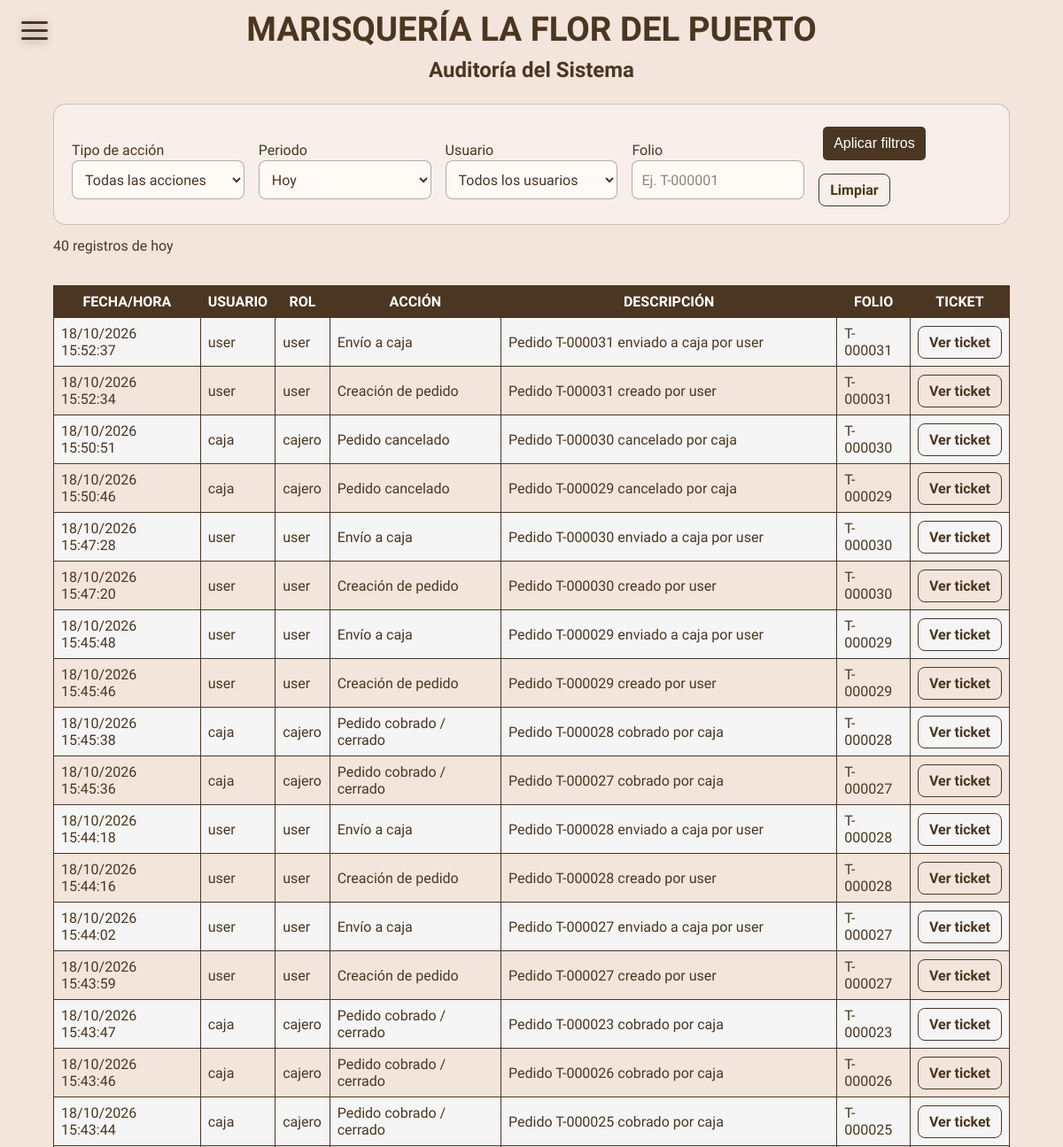
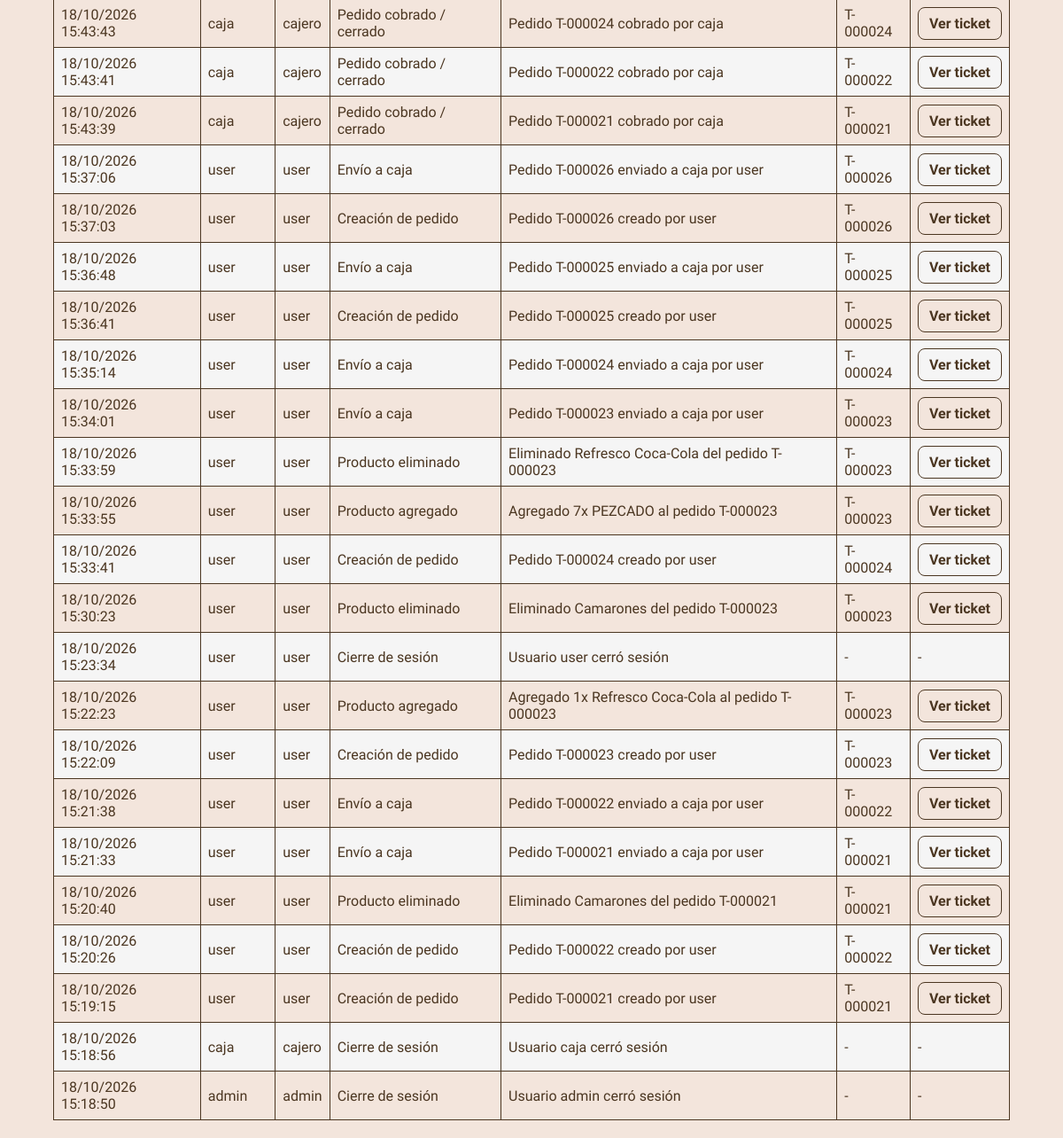
The app's page /auditoria (signed in) with its own data (2 pictures, top to bottom).
### models.py (models this page shows)
class Auditoria(db.Model):
    id = db.Column(db.Integer, primary_key=True)
    usuario_id = db.Column(db.String(80), nullable=False)
    usuario_nombre = db.Column(db.String(80), nullable=False)
    rol = db.Column(db.String(80), nullable=False)
    accion = db.Column(db.String(100), nullable=False)
    descripcion = db.Column(db.Text, nullable=True)
    fecha_hora = db.Column(db.DateTime, default=datetime.now)
    pedido_id = db.Column(db.Integer, db.ForeignKey('pedidos.id'), nullable=True)
    pedido = db.relationship('Pedidos', lazy='joined')

class Pedidos(db.Model):
    id = db.Column(db.Integer, primary_key=True)
    folio = db.Column(db.String(20), unique=True, nullable=True)
    estado = db.Column(db.String(20), default='ABIERTA')  # ABIERTA, ENVIADA_A_CAJA, COBRADA, CANCELADA
    state = db.Column(db.String(20), default='pendiente')  # Mantener por compatibilidad
    fecha = db.Column(db.DateTime, default=datetime.now)
    fecha_cobro = db.Column(db.DateTime, nullable=True)
    products = db.Column(db.JSON)
    total = db.Column(db.Float)
    usuario_id = db.Column(db.String(80), db.ForeignKey('users.username'), nullable=False)
    cajero_id = db.Column(db.String(80), db.ForeignKey('users.username'), nullable=True)

### app.py (the view)
        def wrapped(*args, **kwargs):
            if 'username' not in session:
                return redirect(url_for('login'))
            if session.get('tipo_usuario') not in allowed_roles:
                flash('No tienes permiso para acceder a esta página', 'error')
                return redirect(url_for('index'))
            return f(*args, **kwargs)

### app.py (called while the page is built)
def role_required(*allowed_roles):
    def decorator(f):
        def wrapped(*args, **kwargs):
            if 'username' not in session:
                return redirect(url_for('login'))
            if session.get('tipo_usuario') not in allowed_roles:
                flash('No tienes permiso para acceder a esta página', 'error')
                return redirect(url_for('index'))
            return f(*args, **kwargs)
        wrapped.__name__ = f.__name__
        return wrapped
    return decorator

### templates/auditoria.html (shortened to what this page needs)
{% extends 'base.html' %}
{% block content %}
    <h2 style="text-align: center;">Auditoría del Sistema</h2>
    <form class="auditoria-filtros" method="GET" action="{{ url_for('auditoria') }}">
        <div>
            <label for="auditoriaAccion">Tipo de acción</label>
            <select id="auditoriaAccion" name="accion">
                <option value="">Todas las acciones</option>
            </select>
        </div>
        <div>
            <label for="auditoriaPeriodo">Periodo</label>
            <select id="auditoriaPeriodo" name="periodo" onchange="actualizarFechasAuditoria()">
                <option value="hoy" {% if filtros.periodo == 'hoy' %}selected{% endif %}>Hoy</option>
            </select>
        </div>
        <div>
            <label for="auditoriaUsuario">Usuario</label>
            <select id="auditoriaUsuario" name="usuario">
                <option value="">Todos los usuarios</option>
            </select>
        </div>
        <div>
            <label for="auditoriaFolio">Folio</label>
            <input type="search" id="auditoriaFolio" name="folio" value="{{ filtros.folio }}" placeholder="Ej. T-000001">
        </div>
        <div class="auditoria-filtros__acciones">
            <button class="btn" type="submit">Aplicar filtros</button>
            <a class="auditoria-ver-ticket" href="{{ url_for('auditoria') }}">Limpiar</a>
        </div>
    </form>
    <p class="auditoria-resultado">{{ registros|length }} registros{% if filtros.periodo == 'hoy' %} de hoy{% endif %}</p>
    <div style="width: 90%; margin: 0 auto; overflow-x: auto;">
        <table style="width: 100%;">
            <thead>
                <tr>
                    <th>Fecha/Hora</th>
                    <th>Usuario</th>
                    <th>Rol</th>
                    <th>Acción</th>
                    <th>Descripción</th>
                    <th>Folio</th>
                    <th>Ticket</th>
                </tr>
            </thead>
            <tbody>
                {% for registro in registros %}
                <tr>
                    <td>{{ registro.fecha_hora.strftime('%d/%m/%Y %H:%M:%S') }}</td>
                    <td>{{ registro.usuario_nombre }}</td>
                    <td>{{ registro.rol }}</td>
                    <td>{{ etiquetas.get(registro.accion, registro.accion) }}</td>
                    <td>{{ registro.descripcion if registro.descripcion else '-' }}</td>
                    <td>
                        {% if registro.pedido %}
                            {{ registro.pedido.folio or registro.pedido.id }}
                        {% else %}
                            -
                        {% endif %}
                    </td>
                    <td>
                        {% if registro.pedido %}
                            <a class="auditoria-ver-ticket" href="{{ url_for('ticket_auditoria', pedido_id=registro.pedido_id) }}" target="_blank" rel="noopener">Ver ticket</a>
                        {% else %}
                            -
                        {% endif %}
                    </td>
                </tr>
                {% endfor %}
            </tbody>
        </table>
    </div>
{% endblock %}

### static/css/base.css (style rules this page uses)
* { margin: 0; padding: 0; box-sizing: border-box; }
html { scroll-behavior: smooth; }
body { --bg-color: #4b3621; --text-color: #fff; background-color: #f3e5dc; font-family: 'Montserrat', sans-serif; color: #4b3621; display: block; }
.auditoria-ver-ticket { display: inline-block; padding: 8px 12px; border: 1px solid #4b3621; border-radius: 8px; color: #4b3621; text-decoration: none; font-weight: 600; white-space: nowrap; }
.auditoria-filtros { width: 90%; margin: 24px auto 12px; padding: 20px; display: grid; grid-template-columns: repeat(auto-fit, minmax(min(100%, 190px), 1fr)); gap: 16px; align-items: end; border: 1px solid rgba(75, 54, 33, 0.25); border-radius: 14px; background: rgba(255, 255, 255, 0.4); }
.auditoria-filtros input, .auditoria-filtros select { width: 100%; min-height: 44px; padding: 10px; border: 1px solid rgba(75, 54, 33, 0.4); border-radius: 8px; background: #fffaf6; color: #4b3621; font: inherit; }
.auditoria-filtros__acciones { display: flex; gap: 10px; align-items: center; flex-wrap: wrap; }
.auditoria-resultado { width: 90%; margin: 12px auto; line-height: 1.5; }
a, button { border: none; cursor: pointer; outline: none; transition: 0.3s; }
h2 { font-size: clamp(1rem, 5vw, 1.5rem); text-wrap: balance; }
.btn { display: inline-block; padding: 10px 12px; background-color: #4b3621; color: #fff; text-decoration: none; border-radius: 5px; margin: 5px; font-size: clamp(0.8rem, 5vw, 1rem); }
label { display: block; font-size: clamp(0.8rem, 5vw, 1rem); margin-bottom: 2px; }
input, textarea, select { font-family: inherit; display: block; margin-bottom: 8px; border: none; border-bottom: 1px solid #4b3621; background-color: transparent; outline: none; }
input::placeholder { color: #4b3621; opacity: 0.6; }
select { padding: 6px 0; transition: 0.4s; border-radius: 0px; }
option { display: flex; justify-content: flex-start; gap: 10px; border: 1px solid #4b3621; background: #f3e5dc; color: #4b3621; padding: 10px; transition: 0.4s; }
option:first-of-type { border-radius: 8px 8px 0 0; }
option:last-of-type { border-radius: 0 0 8px 8px; }
option:not(option:last-of-type) { border-bottom: none; }
option:checked { font-weight: bold; }
table { width: auto; border-collapse: collapse; margin: 20px auto; }
table th, table td { border: 1px solid #4b3621; padding: 8px; text-align: left; }
th { background-color: #4b3621; color: #fff; text-align: center !important; text-transform: uppercase; }
tr:nth-child(odd) { background-color: #f5f5f5; color: #4b3621; }

### records on screen
Auditoria: fecha_hora "18/10/2026 15:52:37", usuario_nombre "user", rol "user", get "Envío a caja", descripcion "Pedido T-000031 enviado a caja por user", pedido "T-000031"
Auditoria: fecha_hora "18/10/2026 15:52:34", usuario_nombre "user", rol "user", get "Creación de pedido", descripcion "Pedido T-000031 creado por user", pedido "T-000031"
Auditoria: fecha_hora "18/10/2026 15:50:51", usuario_nombre "caja", rol "cajero", get "Pedido cancelado", descripcion "Pedido T-000030 cancelado por caja", pedido "T-000030"
Auditoria: fecha_hora "18/10/2026 15:50:46", usuario_nombre "caja", rol "cajero", get "Pedido cancelado", descripcion "Pedido T-000029 cancelado por caja", pedido "T-000029"
Auditoria: fecha_hora "18/10/2026 15:47:28", usuario_nombre "user", rol "user", get "Envío a caja", descripcion "Pedido T-000030 enviado a caja por user", pedido "T-000030"
Auditoria: fecha_hora "18/10/2026 15:47:20", usuario_nombre "user", rol "user", get "Creación de pedido", descripcion "Pedido T-000030 creado por user", pedido "T-000030"
Auditoria: fecha_hora "18/10/2026 15:45:48", usuario_nombre "user", rol "user", get "Envío a caja", descripcion "Pedido T-000029 enviado a caja por user", pedido "T-000029"
Auditoria: fecha_hora "18/10/2026 15:45:46", usuario_nombre "user", rol "user", get "Creación de pedido", descripcion "Pedido T-000029 creado por user", pedido "T-000029"
Auditoria: fecha_hora "18/10/2026 15:45:38", usuario_nombre "caja", rol "cajero", get "Pedido cobrado / cerrado", descripcion "Pedido T-000028 cobrado por caja", pedido "T-000028"
Auditoria: fecha_hora "18/10/2026 15:45:36", usuario_nombre "caja", rol "cajero", get "Pedido cobrado / cerrado", descripcion "Pedido T-000027 cobrado por caja", pedido "T-000027"
Auditoria: fecha_hora "18/10/2026 15:44:18", usuario_nombre "user", rol "user", get "Envío a caja", descripcion "Pedido T-000028 enviado a caja por user", pedido "T-000028"
Auditoria: fecha_hora "18/10/2026 15:44:16", usuario_nombre "user", rol "user", get "Creación de pedido", descripcion "Pedido T-000028 creado por user", pedido "T-000028"
Auditoria: fecha_hora "18/10/2026 15:44:02", usuario_nombre "user", rol "user", get "Envío a caja", descripcion "Pedido T-000027 enviado a caja por user", pedido "T-000027"
Auditoria: fecha_hora "18/10/2026 15:43:59", usuario_nombre "user", rol "user", get "Creación de pedido", descripcion "Pedido T-000027 creado por user", pedido "T-000027"
Auditoria: fecha_hora "18/10/2026 15:43:47", usuario_nombre "caja", rol "cajero", get "Pedido cobrado / cerrado", descripcion "Pedido T-000023 cobrado por caja", pedido "T-000023"
Auditoria: fecha_hora "18/10/2026 15:43:46", usuario_nombre "caja", rol "cajero", get "Pedido cobrado / cerrado", descripcion "Pedido T-000026 cobrado por caja", pedido "T-000026"
Auditoria: fecha_hora "18/10/2026 15:43:44", usuario_nombre "caja", rol "cajero", get "Pedido cobrado / cerrado", descripcion "Pedido T-000025 cobrado por caja", pedido "T-000025"
Auditoria: fecha_hora "18/10/2026 15:43:43", usuario_nombre "caja", rol "cajero", get "Pedido cobrado / cerrado", descripcion "Pedido T-000024 cobrado por caja", pedido "T-000024"
Auditoria: fecha_hora "18/10/2026 15:43:41", usuario_nombre "caja", rol "cajero", get "Pedido cobrado / cerrado", descripcion "Pedido T-000022 cobrado por caja", pedido "T-000022"
Auditoria: fecha_hora "18/10/2026 15:43:39", usuario_nombre "caja", rol "cajero", get "Pedido cobrado / cerrado", descripcion "Pedido T-000021 cobrado por caja", pedido "T-000021"
Auditoria: fecha_hora "18/10/2026 15:37:06", usuario_nombre "user", rol "user", get "Envío a caja", descripcion "Pedido T-000026 enviado a caja por user", pedido "T-000026"
Auditoria: fecha_hora "18/10/2026 15:37:03", usuario_nombre "user", rol "user", get "Creación de pedido", descripcion "Pedido T-000026 creado por user", pedido "T-000026"
Auditoria: fecha_hora "18/10/2026 15:36:48", usuario_nombre "user", rol "user", get "Envío a caja", descripcion "Pedido T-000025 enviado a caja por user", pedido "T-000025"
Auditoria: fecha_hora "18/10/2026 15:36:41", usuario_nombre "user", rol "user", get "Creación de pedido", descripcion "Pedido T-000025 creado por user", pedido "T-000025"
Auditoria: fecha_hora "18/10/2026 15:35:14", usuario_nombre "user", rol "user", get "Envío a caja", descripcion "Pedido T-000024 enviado a caja por user", pedido "T-000024"
Auditoria: fecha_hora "18/10/2026 15:34:01", usuario_nombre "user", rol "user", get "Envío a caja", descripcion "Pedido T-000023 enviado a caja por user", pedido "T-000023"
Auditoria: fecha_hora "18/10/2026 15:33:59", usuario_nombre "user", rol "user", get "Producto eliminado", descripcion "Eliminado Refresco Coca-Cola del pedido T-000023", pedido "T-000023"
Auditoria: fecha_hora "18/10/2026 15:33:55", usuario_nombre "user", rol "user", get "Producto agregado", descripcion "Agregado 7x PEZCADO al pedido T-000023", pedido "T-000023"
Auditoria: fecha_hora "18/10/2026 15:33:41", usuario_nombre "user", rol "user", get "Creación de pedido", descripcion "Pedido T-000024 creado por user", pedido "T-000024"
Auditoria: fecha_hora "18/10/2026 15:30:23", usuario_nombre "user", rol "user", get "Producto eliminado", descripcion "Eliminado Camarones del pedido T-000023", pedido "T-000023"
Auditoria: fecha_hora "18/10/2026 15:23:34", usuario_nombre "user", rol "user", get "Cierre de sesión", descripcion "Usuario user cerró sesión"
Auditoria: fecha_hora "18/10/2026 15:22:23", usuario_nombre "user", rol "user", get "Producto agregado", descripcion "Agregado 1x Refresco Coca-Cola al pedido T-000023", pedido "T-000023"
Auditoria: fecha_hora "18/10/2026 15:22:09", usuario_nombre "user", rol "user", get "Creación de pedido", descripcion "Pedido T-000023 creado por user", pedido "T-000023"
Auditoria: fecha_hora "18/10/2026 15:21:38", usuario_nombre "user", rol "user", get "Envío a caja", descripcion "Pedido T-000022 enviado a caja por user", pedido "T-000022"
Auditoria: fecha_hora "18/10/2026 15:21:33", usuario_nombre "user", rol "user", get "Envío a caja", descripcion "Pedido T-000021 enviado a caja por user", pedido "T-000021"
Auditoria: fecha_hora "18/10/2026 15:20:40", usuario_nombre "user", rol "user", get "Producto eliminado", descripcion "Eliminado Camarones del pedido T-000021", pedido "T-000021"
Auditoria: fecha_hora "18/10/2026 15:20:26", usuario_nombre "user", rol "user", get "Creación de pedido", descripcion "Pedido T-000022 creado por user", pedido "T-000022"
Auditoria: fecha_hora "18/10/2026 15:19:15", usuario_nombre "user", rol "user", get "Creación de pedido", descripcion "Pedido T-000021 creado por user", pedido "T-000021"
Auditoria: fecha_hora "18/10/2026 15:18:56", usuario_nombre "caja", rol "cajero", get "Cierre de sesión", descripcion "Usuario caja cerró sesión"
Auditoria: fecha_hora "18/10/2026 15:18:50", usuario_nombre "admin", rol "admin", get "Cierre de sesión", descripcion "Usuario admin cerró sesión"

### other values on screen
{{ registros|length }} "40"
